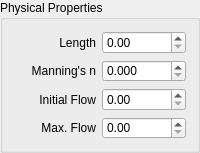
      <widget class="QGroupBox" name="groupBox">
       <property name="sizePolicy">
        <sizepolicy hsizetype="Fixed" vsizetype="Fixed">
         <horstretch>0</horstretch>
         <verstretch>0</verstretch>
        </sizepolicy>
       </property>
       <property name="minimumSize">
        <size>
         <width>0</width>
         <height>153</height>
        </size>
       </property>
       <property name="maximumSize">
        <size>
         <width>16777215</width>
         <height>153</height>
        </size>
       </property>
       <property name="title">
        <string>Physical Properties</string>
       </property>
       <layout class="QGridLayout" name="gridLayout_18">
        <item row="0" column="0">
         <layout class="QGridLayout" name="gridLayout_17">
          <item row="0" column="0">
           <layout class="QGridLayout" name="gridLayout_3">
            <item row="0" column="0">
             <widget class="QLabel" name="length_lbl_2">
              <property name="text">
               <string>Length</string>
              </property>
              <property name="alignment">
               <set>Qt::AlignRight|Qt::AlignTrailing|Qt::AlignVCenter</set>
              </property>
             </widget>
            </item>
            <item row="1" column="0">
             <widget class="QLabel" name="label_2">
              <property name="text">
               <string>Manning's n</string>
              </property>
              <property name="alignment">
               <set>Qt::AlignRight|Qt::AlignTrailing|Qt::AlignVCenter</set>
              </property>
             </widget>
            </item>
            <item row="2" column="0">
             <widget class="QLabel" name="label_3">
              <property name="text">
               <string>Initial Flow</string>
              </property>
              <property name="alignment">
               <set>Qt::AlignRight|Qt::AlignTrailing|Qt::AlignVCenter</set>
              </property>
             </widget>
            </item>
            <item row="3" column="0">
             <widget class="QLabel" name="label_4">
              <property name="text">
               <string>Max. Flow</string>
              </property>
              <property name="alignment">
               <set>Qt::AlignRight|Qt::AlignTrailing|Qt::AlignVCenter</set>
              </property>
             </widget>
            </item>
           </layout>
          </item>
          <item row="0" column="1">
           <layout class="QGridLayout" name="gridLayout_5">
            <item row="0" column="0">
             <widget class="QDoubleSpinBox" name="length_dbox">
              <property name="maximum">
               <double>10000.000000000000000</double>
              </property>
             </widget>
            </item>
            <item row="1" column="0">
             <widget class="QDoubleSpinBox" name="mannings_dbox">
              <property name="decimals">
               <number>3</number>
              </property>
              <property name="maximum">
               <double>10000.000000000000000</double>
              </property>
             </widget>
            </item>
            <item row="2" column="0">
             <widget class="QDoubleSpinBox" name="initial_flow_dbox">
              <property name="maximum">
               <double>10000.000000000000000</double>
              </property>
             </widget>
            </item>
            <item row="3" column="0">
             <widget class="QDoubleSpinBox" name="max_flow_dbox">
              <property name="maximum">
               <double>10000.000000000000000</double>
              </property>
             </widget>
            </item>
           </layout>
          </item>
         </layout>
        </item>
       </layout>
      </widget>
